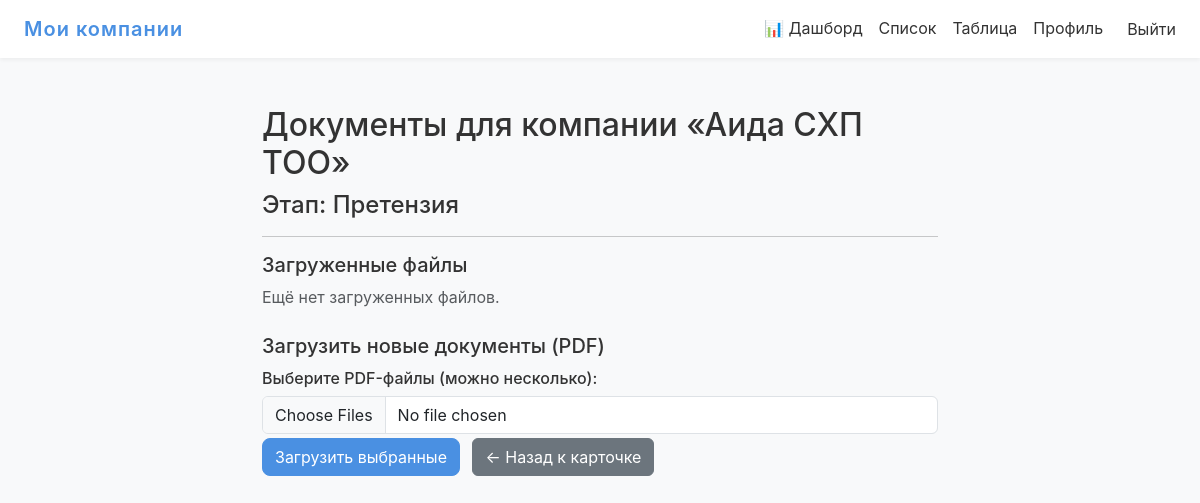
The page /company/171/status/1/docs/ (signed in) on the database as committed earlier.
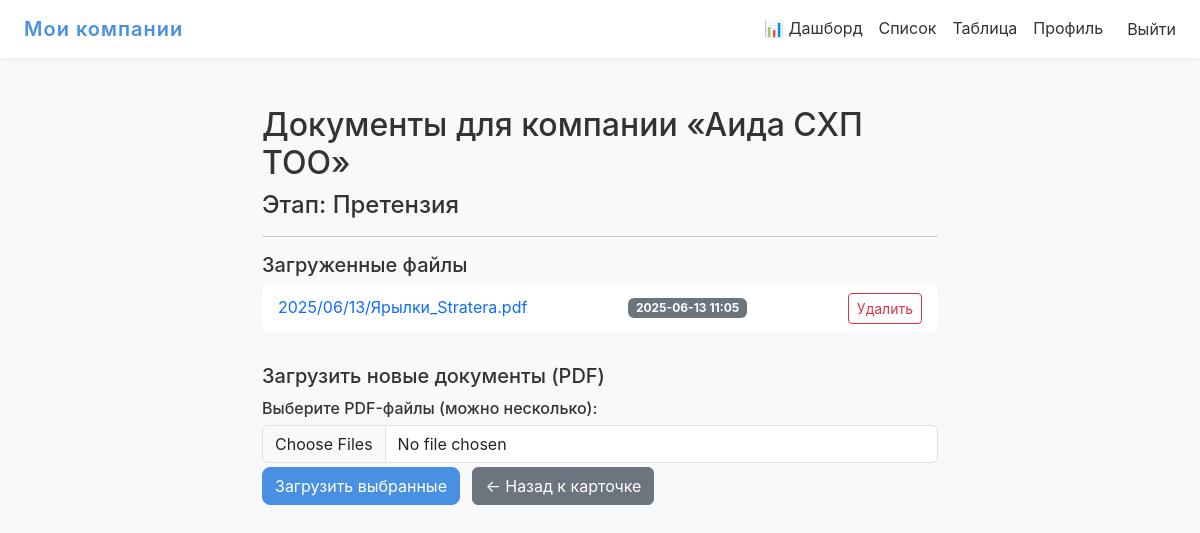
The same page on the database as committed later.
### main/models.py (models this page shows, shortened)
class Company(models.Model):
    name = models.CharField("Название компании", max_length=200)
    bin_number = models.CharField(
        "БИН",
        max_length=50,
        blank=True,
        null=True,
        help_text="Бизнес-идентификационный номер (необязательно)"
    )
    manager_name = models.CharField(
        "Управляющий",
        max_length=150,
        blank=True,
        null=True,
        help_text="Имя ответственного лица/управляющего (необязательно)"
    )
    debt_amount = models.DecimalField(
        "Сумма долга",
        max_digits=12,
        decimal_places=2,
        blank=True,
        null=True,
        help_text="Сумма долга (необязательно)"
    )
    status = models.ForeignKey(
        Status,
        on_delete=models.SET_NULL,
        null=True,
        blank=True,
        related_name="+",
        verbose_name="Текущий статус"
    )
    position = models.IntegerField(
        "Позиция в колонке",
        default=0,
        help_text="Порядок внутри одного статуса на доске"
    )
    region = models.CharField(
        "Регион",
        max_length=3,
        choices=REGION_CHOICES,
        default="KST",
        help_text="Географический регион компании"
    )
    repaid_amount = models.DecimalField(
        "Сумма погашения",
        max_digits=12,
        decimal_places=2,
        blank=True,
        null=True,
        help_text="Сумма уже погашенного долга (если есть)"
    )
    class Meta:
        ordering = ["position"]
        verbose_name = "Компания"
        verbose_name_plural = "Компании"

class Status(models.Model):
    name = models.CharField("Название статуса", max_length=400)
    order = models.PositiveIntegerField(
        "Порядок отображения",
        default=0,
        help_text="Чем меньше — тем левее на доске"
    )
    duration_days = models.PositiveIntegerField(
        "Рекомендуемое время (дней)",
        default=0,
        help_text="Рекомендованное количество дней в этом статусе"
    )
    class Meta:
        ordering = ["order"]
        verbose_name = "Статус"
        verbose_name_plural = "Статусы"

class CompanyStatusDocument(models.Model):
    company = models.ForeignKey(
        Company,
        on_delete=models.CASCADE,
        related_name='status_documents',
        verbose_name="Компания"
    )
    status = models.ForeignKey(
        Status,
        on_delete=models.CASCADE,
        related_name='company_documents',
        verbose_name="Статус"
    )
    file = models.FileField(
        upload_to='company_status_docs/%Y/%m/%d/',
        verbose_name="PDF-файл"
    )
    uploaded_at = models.DateTimeField(
        "Дата загрузки",
        default=timezone.now
    )
    class Meta:
        verbose_name = 'Документ (компания + статус)'
        verbose_name_plural = 'Документы (компания + статус)'

### main/views.py (the view, shortened to what this page needs)
@login_required
def attach_docs(request, company_id, status_id):
    if request.user.is_staff:
        company = get_object_or_404(Company, pk=company_id)
    else:
        user_regions = request.user.profile.regions.values_list('code', flat=True)
        company = get_object_or_404(Company, pk=company_id, region__in=user_regions)
    status = get_object_or_404(Status, pk=status_id)
    docs = CompanyStatusDocument.objects.filter(
        company=company,
        status=status
    ).order_by('-uploaded_at')
    return render(request, 'main/attach_docs.html', {
        'company': company,
        'status':  status,
        'docs':    docs,
    })

### main/templates/main/attach_docs.html (shortened to what this page needs)
{% extends 'main/base.html' %}
{% block content %}
<div class="container py-4" style="max-width: 700px;">
  <h2>Документы для компании «{{ company.name }}»</h2>
  <h4>Этап: {{ status.name }}</h4>
  <hr>
  <h5 class="mt-3">Загруженные файлы</h5>
  {% if docs %}
    <ul class="list-group existing-docs-list mb-4">
      {% for doc in docs %}
        <li class="list-group-item d-flex justify-content-between align-items-center">
          <a href="{{ doc.file.url }}" target="_blank" class="me-3">
            {{ doc.file.name|cut:"company_status_docs/" }}
          </a>
          <span class="badge bg-secondary me-3">
            {{ doc.uploaded_at|date:"Y-m-d H:i" }}
          </span>
          <form
            method="post"
            action="{% url 'main:delete_doc' company.pk status.pk doc.pk %}"
            style="margin: 0;"
          >
            <button
              type="submit"
              class="btn btn-sm btn-outline-danger"
              onclick="return confirm('Вы уверены, что хотите удалить этот файл?');"
            >
              Удалить
            </button>
          </form>
        </li>
      {% endfor %}
    </ul>
  {% else %}
    <p class="text-muted mb-4">Ещё нет загруженных файлов.</p>
  {% endif %}
  <h5 class="mt-4">Загрузить новые документы (PDF)</h5>
  <form method="post" enctype="multipart/form-data" class="mb-5">
    <label for="id_files" class="file-input-label">Выберите PDF-файлы (можно несколько):</label>
    <input
      type="file"
      name="files"
      id="id_files"
      multiple
      accept="application/pdf"
      class="form-control mb-1"
    >
    <button type="submit" class="btn btn-primary">Загрузить выбранные</button>
    <a href="{% url 'main:company_detail' company.pk %}" class="btn btn-secondary ms-2">
      ← Назад к карточке
    </a>
  </form>
</div>
{% endblock %}

### main/templates/main/base.html (shortened to what this page needs)
{% load static %}
<!DOCTYPE html>
<html lang="ru">
<head>
  <link
    href="https://cdn.jsdelivr.net/npm/bootstrap@5.3.0/dist/css/bootstrap.min.css"
    rel="stylesheet"
  >
  <link rel="stylesheet" href="{% static 'main/css/custom.css' %}">
</head>
<body class="bg-light">
  <nav class="navbar navbar-expand-lg navbar-dark bg-dark mb-4">
    <div class="container-fluid">
      <a class="navbar-brand" href="{% url 'main:companies_table' %}">Мои компании</a>
      <div class="collapse navbar-collapse" id="navTabs">
        <ul class="navbar-nav ms-auto align-items-center">
          <li class="nav-item">
            <a
              class="nav-link {% if request.resolver_match.url_name == 'main:company_dashboard' %}active{% endif %}"
              href="{% url 'main:company_dashboard' %}"
            >
              📊 Дашборд
            </a>
          </li>
          <li class="nav-item">
            <a
              class="nav-link {% if request.resolver_match.url_name == 'main:index' %}active{% endif %}"
              href="{% url 'main:index' %}"
            >
              Список
            </a>
          </li>
          <li class="nav-item">
            <a
              class="nav-link {% if request.resolver_match.url_name == 'main:companies_table' %}active{% endif %}"
              href="{% url 'main:companies_table' %}"
            >
              Таблица
            </a>
          </li>
          <li class="nav-item">
            <a
              class="nav-link {% if request.resolver_match.url_name == 'main:profile' %}active{% endif %}"
              href="{% url 'main:profile' %}"
            >
              Профиль
            </a>
          </li>
          {% if user.is_authenticated %}
            <li class="nav-item ms-3">
              <form method="post" action="{% url 'logout' %}">
                <button type="submit" class="btn btn-link nav-link p-0">
                  Выйти
                </button>
              </form>
            </li>
          {% else %}
            <li class="nav-item">
              <a class="nav-link" href="{% url 'login' %}">Войти</a>
            </li>
          {% endif %}
        </ul>
      </div>
    </div>
  </nav>
  <div class="container-fluid">
    {% block content %}{% endblock %}
  </div>
</body>
</html>

### main/static/main/css/custom.css (style rules this page uses)
:root { --color-primary: #4a90e2; --color-secondary: #f5f7fa; --color-accent: #50e3c2; --color-danger: #dc3545; --color-warning: #f5a623; --color-success: #7ed321; --color-text: #333333; --radius-sm: 0.25rem; --radius: 0.5rem; --radius-lg: 0.75rem; --shadow-sm: 0 2px 4px rgba(0,0,0,0.05); --shadow-md: 0 4px 12px rgba(0,0,0,0.1); }
body { background-color: var(--color-secondary); color: var(--color-text); font-family: 'Inter', sans-serif; line-height: 1.6; }
.navbar { background-color: #fff !important; box-shadow: var(--shadow-sm); }
.navbar-brand { color: var(--color-primary) !important; font-weight: 600; letter-spacing: 1px; }
.nav-link { color: var(--color-text) !important; transition: color 0.2s; }
.btn-primary { background-color: var(--color-primary); border-color: var(--color-primary); border-radius: var(--radius); transition: background-color 0.2s; }
.list-group-item { border: none; border-radius: var(--radius); margin-bottom: 0.5rem; transition: background-color 0.2s, box-shadow 0.2s; }
.container-fluid { padding-left: 1.5rem; padding-right: 1.5rem; }

### main/templates/main/attach_docs.html (style rules this page uses)
.file-input-label { font-weight: 500; margin-bottom: 0.25rem; display: block; }
.existing-docs-list li a { text-decoration: none; }

Rows that differ between the two databases and show on the page:
added CompanyStatusDocument: file.name "2025/06/13/Ярылки_Stratera.pdf", uploaded_at "2025-06-13 11:05"
Other text that changed with them:
text no longer shown: "Ещё нет загруженных файлов."
